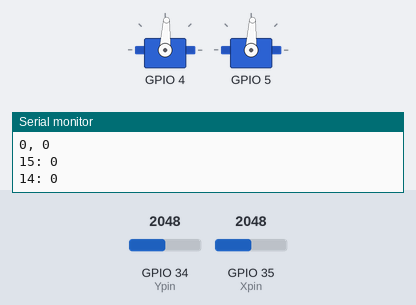
This sketch was run on a simulated ESP32. Shown: 2 × servo, the last lines printed to the serial monitor. Inputs (shaded band) come from the test bench; at power-on: GPIO 34 (Ypin) = 2048, GPIO 35 (Xpin) = 2048. Servo pulses on a pin are drawn as a servo (544–2400 µs = 0–180°).

Above: at 1.9 s.
2.0 s: GPIO 34 (Ypin) set to 2866
At 3.2 s:
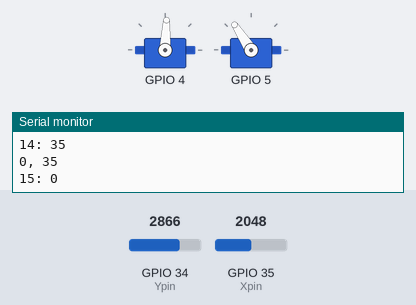
4.1 s: GPIO 35 (Xpin) set to 2866
At 5.2 s:
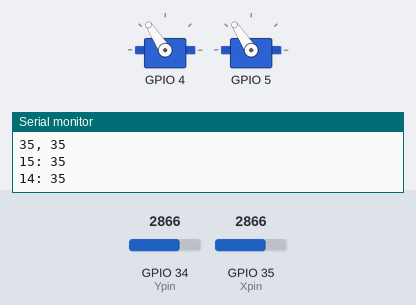
5.8 s: GPIO 34 (Ypin) set to 3603
At 7.3 s:
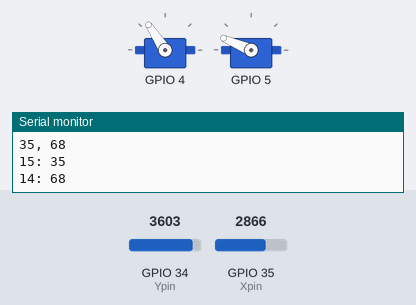
7.7 s: GPIO 35 (Xpin) set to 3603
At 9.1 s:
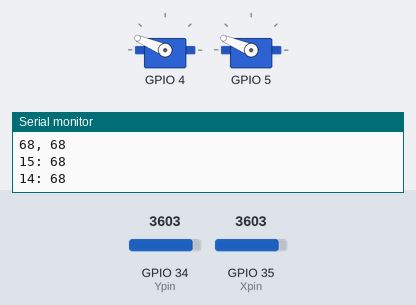
9.4 s: GPIO 34 (Ypin) set to 4095
At 10.1 s:
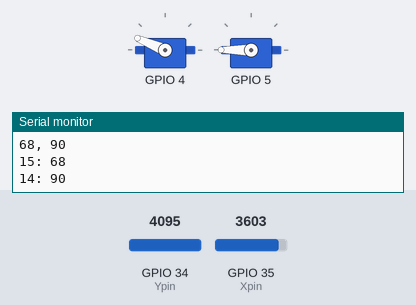
11.3 s: GPIO 35 (Xpin) set to 4095
At 12.1 s:
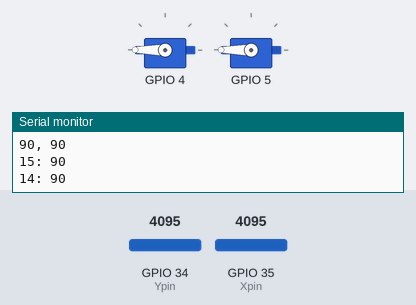
Timing chart, 0 to 14.0 s (numbered marks = the images above; inputs shaded):
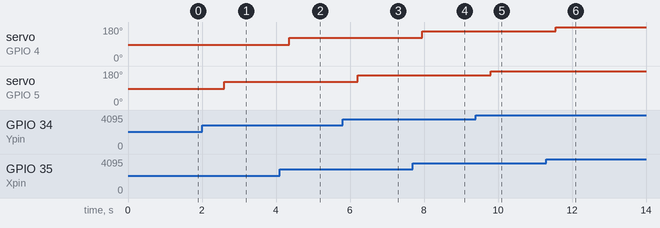

Measured:
- after the input at 2.0 s, servo on GPIO 5: 87° → 123° after 0.60 s
- after the input at 4.1 s, servo on GPIO 4: 87° → 123° after 0.25 s
- after the input at 5.8 s, servo on GPIO 5: 123° → 157° after 0.40 s
- after the input at 7.7 s, servo on GPIO 4: 123° → 157° after 0.26 s
- after the input at 9.4 s, servo on GPIO 5: 157° → 180° after 0.41 s
- after the input at 11.3 s, servo on GPIO 4: 157° → 180° after 0.26 s

The sketch:

pantilt_joystick_test.ino
```cpp
#include "SG90.h"

#define Xpin 35        // X方向のジョイスティックの値を読むピン
#define Ypin 34        // Y方向のジョイスティックの値を読むピン

SG90 pan;               // 水平方向を制御するSG90のインスタンス
SG90 tilt;              // 上下方向を制御するSG90のインスタンス

void setup() {
    Serial.begin(115200);
    while (!Serial) ;

    pan.begin(4, 15);  // GPIO4、チャネル15で初期化
    tilt.begin(5, 14);  // GPIO5、チャネル14で初期化

    pan.write(0);      // 水平方向、正面を向く
    tilt.write(0);     // 上下方向も正面を向く
    delay(500);

    pinMode(Xpin, INPUT);  // ジョイスティックの値を読むピンを入力モードに
    pinMode(Ypin, INPUT);
}

void loop() {
    int x = analogRead(Xpin);  // X方向のジョイスティックの値を読む
    int y = analogRead(Ypin);  // Y方向も読む

    Serial.printf("%d, %d\r\n", map(x, 0, 4095, -90, 90), map(y, 0, 4095, -90, 90));
    pan.write(map(x, 0, 4095, -90, 90));  // xの値が0〜4095に対して-90°から90°に制御
    tilt.write(map(y, 0, 4095, -90, 90));  // yも同様
    delay(500);
}
```

SG90.cpp
```cpp
#include "SG90.h"
#include <M5Stack.h>

int prevch;               // 前に制御したチャネル

void SG90::begin(int pin, int ch) {
    _ch = ch;
    ledcSetup(_ch, 50, 10);
    ledcAttachPin(pin, _ch);
    SG90::write(0);
}

void SG90::write(int angle) {
    if (prevch != _ch) {  // 前と違うチャネルを制御するときは
        delay(50);        // 50m秒待つ
    }
    prevch = _ch;
    ledcWrite(_ch, map(constrain(angle, -90, 90), -90, 90, _min, _max));
    _angle = constrain(angle, -90, 90);
    Serial.printf("%d: %d\r\n", _ch, _angle);
}

void SG90::move(int angle) {
    SG90::write(_angle + angle);
}
```

SG90.h
```cpp
#ifndef SG90_H
#define SG90_H

class SG90 {
public:
    SG90(void) {};
    virtual ~SG90(void) {};
    void begin(int pin, int ch);
    void write(int angle); // from -90 to +90
    void move(int);
private:
    int _ch;
    int _angle;
    int _min = 26;  // (26/1024)*20ms ≒ 0.5 ms  (-90°)
    int _max = 123; // (123/1024)*20ms ≒ 2.4 ms (+90°)
};

#endif // SG90_H
```
